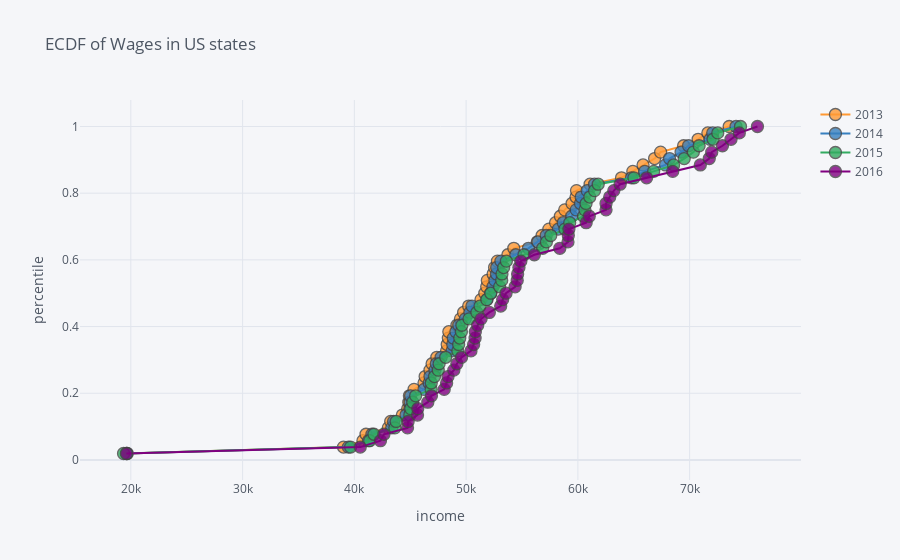

Notebook cell for this chart:
### Code cell
df = ecdf(wages, 'income', grouper='year')
df['year'] = df['year'].astype(str)
df.iplot(x='income', y='y', mode='markers+lines', categories='year',
         xTitle='income', yTitle='percentile', title='ECDF of Wages in US states')
